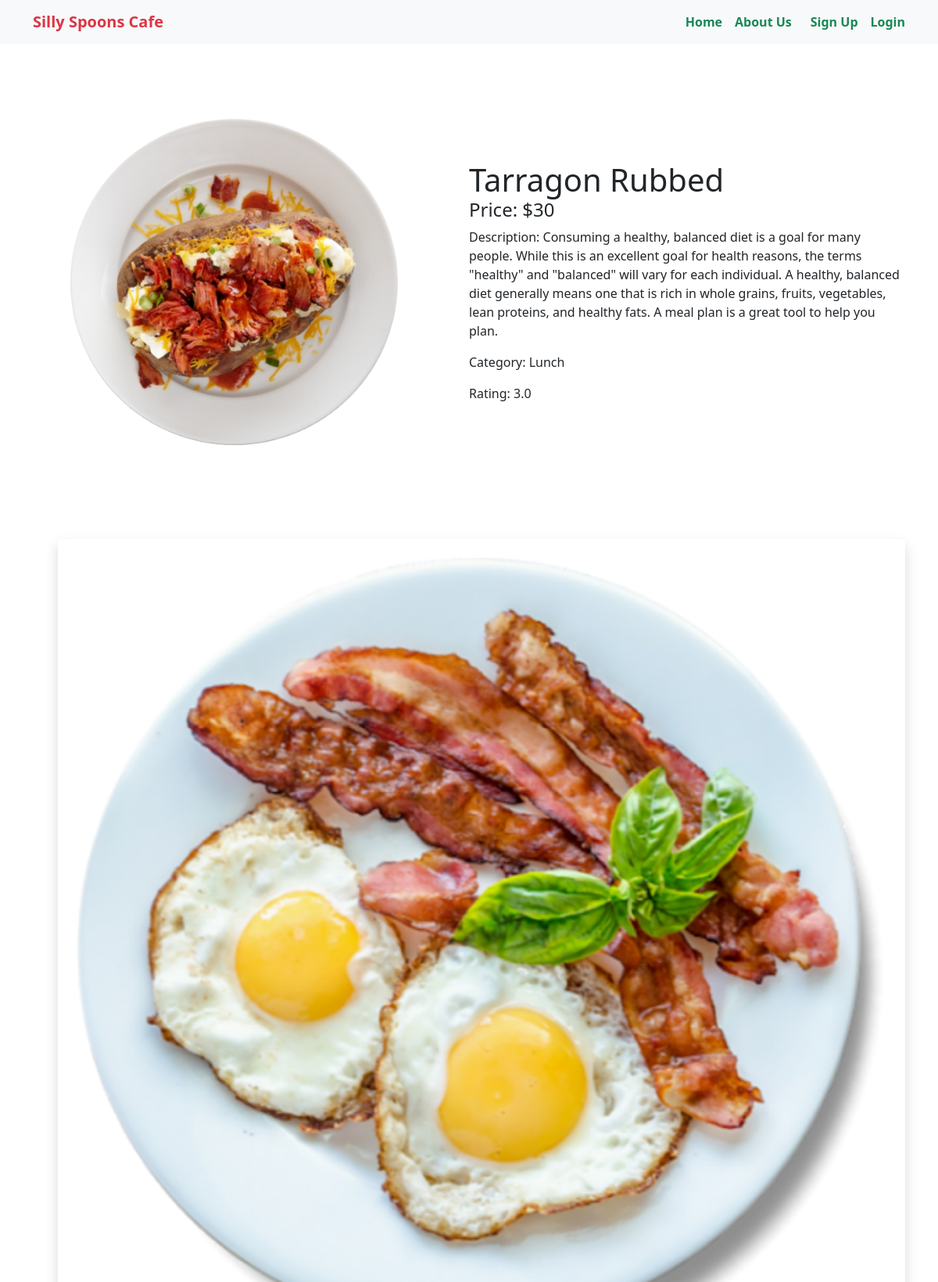
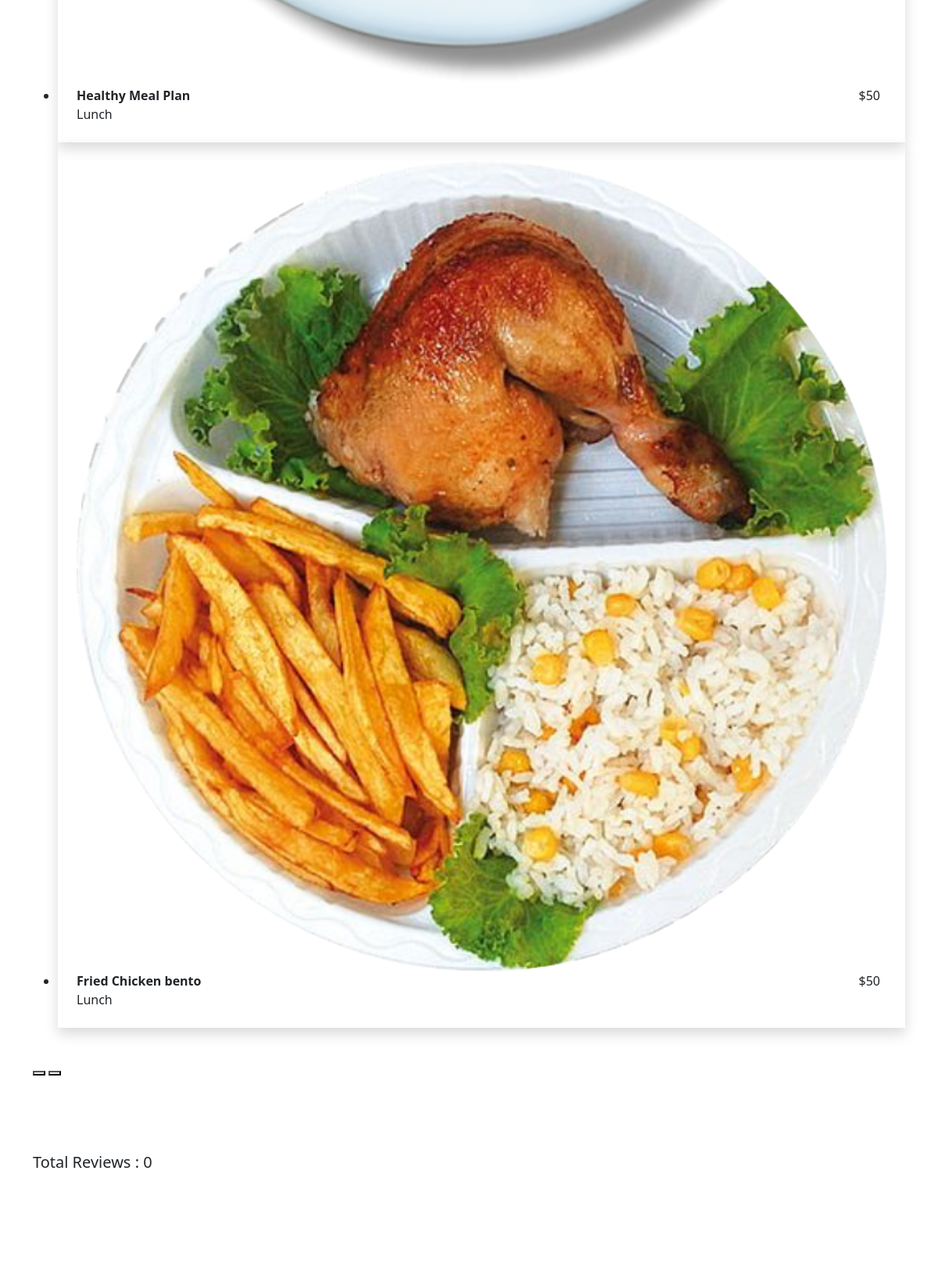
The page /food/fooddetails/103 (upper part) on the database its author committed (2 pictures, top to bottom).
### food/models.py (models this page shows, shortened)
class Food(models.Model):
    foodid = models.IntegerField(primary_key=True)
    name = models.CharField(max_length=50)
    price = models.IntegerField()
    description = models.TextField()
    rating = models.FloatField(default=0.0)
    category = models.ForeignKey(Category, on_delete=models.CASCADE)
    author = models.ForeignKey(User, on_delete=models.CASCADE)
    image = models.ImageField(upload_to='food/images')

class Category(models.Model):
    name = models.CharField(max_length=30)
    slug = models.SlugField(max_length=40)
    image = models.ImageField(upload_to='food/images', null=True, blank=True)
    def __str__(self):
        return self.name

### food/views.py (the view, shortened to what this page needs)
# urls.py: path('fooddetails/<int:foodid>', views.FoodDetailsView.as_view(), name='food_details' ),
class FoodDetailsView(DetailView):
    model = models.Food
    template_name = 'food_details.html'
    pk_url_kwarg = 'foodid'
    def get_context_data(self, **kwargs):
        context = super().get_context_data(**kwargs)
        food = self.object
        reviews = food.reviews.all()
        review_form = forms.ReviewForm()
        foodData = models.Food.objects.filter(category = self.object.category ).exclude(foodid = self.object.foodid)
        context["foodData"] = foodData
        context['reviews'] = reviews
        context['review_form'] = review_form
        return context

### food/templates/food_details.html (shortened to what this page needs)
{% extends 'base.html' %}
{% load crispy_forms_tags %}
{% block content %}
<div class="container my-5 py-5">
  <div class="mb-3 " style="max-width: 100%;">
    <div class="row g-0">
      <div class="col-lg-6">
        <img src="{{food.image.url}}" class="img-fluid rounded-start w-75 ms-5" alt="...">
      </div>
      <div class="col-lg-6 my-auto">
        <div class="card-body ">
          <h1 class="card-title">{{food.name}}</h1>
          <h4 class="card-text">Price: ${{food.price}}</h4>
          <p class="card-text">Description: {{food.description}}</p>
          <p class="card-text">Category: {{food.category}}</p>
          <p class="card-text">Rating: {{food.rating}}</p>
        </div>
      </div>
    </div>
  </div>
  <div class="swiffy-slider slider-item-show3 slider-item-reveal slider-nav-dark slider-nav-outside-expand my-5 py-5">
    <ul class="slider-container py-4" id="slider2">
      {% for food in foodData %}
        <li>
          <a href="{% url 'food_details' food.foodid %}" class="text-decoration-none text-dark">
            <div class="shadow h-100 p-4">
                <div class="ratio ratio-1x1">
                    <img src="{{ food.image.url }}" class="card-img-top" loading="lazy" alt="...">
                </div>
                <div class="card-body d-flex flex-column flex-md-row">
                    <div class="flex-grow-1">
                        <strong>{{food.name}}</strong>
                        <p class="card-text">{{food.category}}</p>
                    </div>
                    <div class="px-md-2">${{food.price}}</div>
                </div>
            </div>
          </a>
        </li>
        {% endfor %}
    </ul>
    <button type="button" class="slider-nav" aria-label="Go to previous"></button>
    <button type="button" class="slider-nav slider-nav-next" aria-label="Go to next"></button>
</div>
    <div class="my-5">
      <div class="card-body">
        <h5 class="my-3">Total Reviews : {{reviews | length}}</h5>
      </div>
    </div>
</div>
{% endblock %}

### static/css/style.css (style rules this page uses)
:root { --card_width: 200px; --card_border_radius: 16px; --row_increment: 5px; --card_small: 25; --card_medium: 35; --card_large: 45; }

### rows shown on the page
Food: image (picture), name "Tarragon Rubbed", price "30", description "Consuming a healthy, balanced diet is a goal for many people. While this is an excellent goal for health reasons, the terms \"healthy\" and \"balanced\" will vary for each individual. A healthy, balanced diet generally means one that is rich in whole grains, fruits, vegetables, lean proteins, and healthy fats. A meal plan is a great tool to help you plan.", category "Lunch", rating "3.0"
Food: image (picture), name "Healthy Meal Plan", category "Lunch", price "50"
Food: image (picture), name "Fried Chicken bento", category "Lunch", price "50"

### other values the page prints
{{ reviews | length }} "0"
